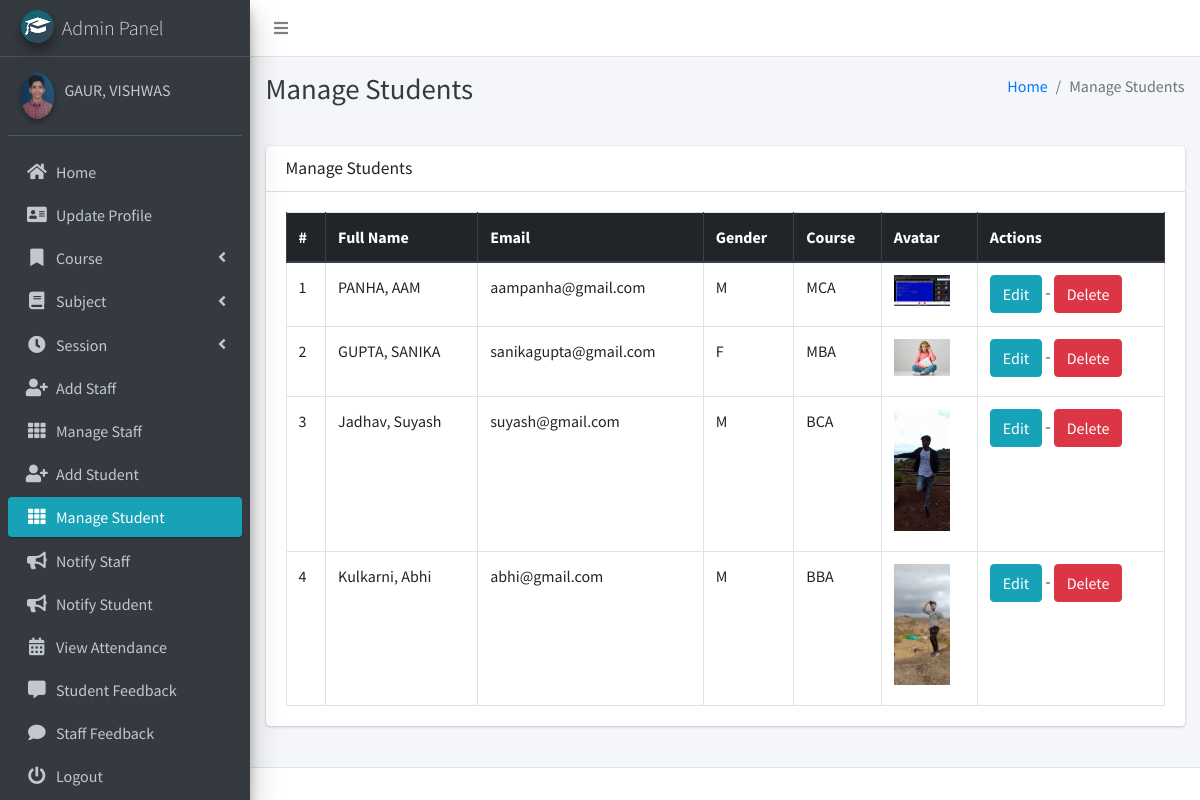
Page /student/manage/ (signed in) on the committed database.
### main_app/models.py (models this page shows, shortened)
class CustomUser(AbstractUser):
    USER_TYPE = ((1, "HOD"), (2, "Staff"), (3, "Student"))
    GENDER = [("M", "Male"), ("F", "Female")]
    username = None  # Removed username, using email instead
    email = models.EmailField(unique=True)
    user_type = models.CharField(default=1, choices=USER_TYPE, max_length=1)
    gender = models.CharField(max_length=1, choices=GENDER)
    profile_pic = models.ImageField()
    address = models.TextField()
    fcm_token = models.TextField(default="")  # For firebase notifications
    created_at = models.DateTimeField(auto_now_add=True)
    updated_at = models.DateTimeField(auto_now=True)
    USERNAME_FIELD = "email"
    REQUIRED_FIELDS = []
    objects = CustomUserManager()
    def __str__(self):
        return self.last_name + ", " + self.first_name

class Student(models.Model):
    admin = models.OneToOneField(CustomUser, on_delete=models.CASCADE)
    course = models.ForeignKey(Course, on_delete=models.DO_NOTHING, null=True, blank=False)
    session = models.ForeignKey(Session, on_delete=models.DO_NOTHING, null=True)

class Course(models.Model):
    name = models.CharField(max_length=120)
    created_at = models.DateTimeField(auto_now_add=True)
    updated_at = models.DateTimeField(auto_now=True)

### main_app/hod_views.py (the view)
# urls.py: path("student/manage/", hod_views.manage_student, name='manage_student'),
def manage_student(request):
    students = CustomUser.objects.filter(user_type=3)
    context = {
        'students': students,
        'page_title': 'Manage Students'
    }
    return render(request, "hod_template/manage_student.html", context)

### main_app/templates/hod_template/manage_student.html
{% extends 'main_app/base.html' %}
{% load static %}
{% block page_title %}{{page_title}}{% endblock page_title %}
{% block content %}
<section class="content">
    <div class="container-fluid">
        <div class="row">
            <div class="col-md-12">
                <div class="card">
                    <div class="card-header">
                        <h3 class="card-title">{{page_title}}</h3>
                    </div>
                    <div class="card-body">
                        <table id="example2" class="table table-bordered table-hover">
                            <thead class="thead-dark">
                                <tr>
                                    <th>#</th>
                                    <th>Full Name</th>
                                    <th>Email</th>
                                    <th>Gender</th>
                                    <th>Course</th>
                                    <th>Avatar</th>
                                    <th>Actions</th>
                                </tr>
                            </thead>
                            <tbody>
                                {% for student in students %}
                                <tr>
                                    <td>{{ forloop.counter }}</td>
                                    <td>{{student.last_name}}, {{student.first_name}}</td>
                                    <td>{{student.email}}</td>
                                    <td>{{student.gender}}</td>
                                    <td>{{student.student.course.name}}</td>
                                    <td>
                                        {% if student.profile_pic == ""  %}
                                        No Image
                                        {% else %}
                                        <img class="img img-fluid mb-2" height="56" width="56"
                                            src="{{student.profile_pic}}" alt="">
                                        {% endif %}
                                    </td>
                                    <td><a href="{% url 'edit_student' student.student.id %}" class="btn btn-info">Edit</a> -
                                        <a href="{% url 'delete_student' student.student.id %}" class="btn btn-danger" onclick="return confirm('Are you sure about this ?')">Delete</a>
                                    </td>
                                </tr>
                                {% endfor %}
                            </tbody>
                        </table>
                    </div>
                </div>
            </div>
        </div>
    </div>
</section>
{% endblock content %}

### main_app/templates/main_app/sidebar_template.html (shortened to what this page needs)
{% load static %}
<aside class="main-sidebar sidebar-dark-info elevation-4">
    {% if request.user.user_type == '1' %}
    <a href="{% url 'admin_home' %}" class="brand-link">
        <img src="{% static 'dist/img/cmsl.png' %} " alt="AdminLTE Logo"
            class="brand-image img-circle elevation-3" >
        <span class="brand-text font-weight-light">Admin Panel</span>
    </a>
    <div class="sidebar">
        <div class="user-panel mt-3 pb-3 mb-3 d-flex">
            <div class="image">
                <img src="{{ request.user.profile_pic}}" class="img-circle elevation-2" alt="User Image">
            </div>
            <div class="info">
                <a href="#" class="d-block">{{user}}</a>
            </div>
        </div>
        <nav class="mt-2">
            <ul class="nav nav-pills nav-sidebar flex-column" data-widget="treeview" role="menu" data-accordion="false">
                <li class="nav-item">
                    {% url 'admin_home' as admin_home %}
                    <a href="{{admin_home}}" class="nav-link {% if admin_home == request.path %} active {% endif %}">
                        <i class="nav-icon fas fa-home"></i>
                        <p>
                            Home
                        </p>
                    </a>
                </li>
                <li class="nav-item">
                    {% url 'admin_view_profile' as admin_view_profile %}
                    <a href="{{admin_view_profile}}"
                        class="nav-link {% if admin_view_profile == request.path %} active {% endif %}">
                        <i class="nav-icon fas fa-address-card"></i>
                        <p>
                            Update Profile
                        </p>
                    </a>
                </li>
                <li class="nav-item has-treeview">
                    <a href="#" class="nav-link">
                        <i class="nav-icon fas fa-bookmark"></i>
                        <p>
                            Course
                            <i class="fas fa-angle-left right"></i>
                        </p>
                    </a>
                </li>
                <li class="nav-item has-treeview">
                    <a href="#" class="nav-link">
                        <i class="nav-icon fas fa-book"></i>
                        <p>
                            Subject
                            <i class="fas fa-angle-left right"></i>
                        </p>
                    </a>
                </li>
                <li class="nav-item has-treeview">
                    <a href="#" class="nav-link">
                        <i class="nav-icon fas fa-clock"></i>
                        <p>
                            Session
                            <i class="fas fa-angle-left right"></i>
                        </p>
                    </a>
                </li>
                <li class="nav-item">
                    {% url 'add_staff' as add_staff %}
                    <a href="{{add_staff}}" class="nav-link {% if add_staff == request.path %} active {% endif %}">
                        <i class="nav-icon fas fa-user-plus"></i>
                        <p>
                            Add Staff
                        </p>
                    </a>
                </li>
                <li class="nav-item">
                    {% url 'manage_staff' as manage_staff %}
                    {% url 'edit_staff' staff_id as edit_staff %}
                    <a href="{{manage_staff}}"
                        class="nav-link {% if manage_staff == request.path or request.path == edit_staff %} active {% endif %}">
                        <i class="nav-icon fas fa-th"></i>
                        <p>
                            Manage Staff
                        </p>
                    </a>
                </li>
                <li class="nav-item">
                    {% url 'add_student' as add_student%}
                    <a href="{{add_student}}" class="nav-link  {% if add_student == request.path %} active {% endif %}">
                        <i class="nav-icon fas fa-user-plus"></i>
                        <p>
                            Add Student
                        </p>
                    </a>
                </li>
                <li class="nav-item">
                    {% url 'manage_student' as manage_student %}
                    {% url 'edit_student' student_id as edit_student %}
                    <a href="{{manage_student}}"
                        class="nav-link  {% if edit_student == request.path or manage_student == request.path %} active {% endif %}">
                        <i class="nav-icon fas fa-th"></i>
                        <p>
                            Manage Student
                        </p>
                    </a>
                </li>
                <li class="nav-item">
                    {% url 'admin_notify_staff' as admin_notify_staff %}
                    <a href="{{admin_notify_staff}}"
                        class="nav-link {% if admin_notify_staff == request.path %} active {% endif %}">
                        <i class="nav-icon fas fa-bullhorn"></i>
                        <p>
                            Notify Staff
                        </p>
                    </a>
                </li>
                <li class="nav-item">
                    {% url 'admin_notify_student' as admin_notify_student %}
                    <a href="{{admin_notify_student}}"
                        class="nav-link {% if admin_notify_student == request.path %} active {% endif %}">
                        <i class="nav-icon fas fa-bullhorn"></i>
                        <p>
                            Notify Student
                        </p>
                    </a>
                </li>
                <li class="nav-item">
                    {% url 'admin_view_attendance' as admin_view_attendance %}
                <li class="nav-item">
                    <a href="{{admin_view_attendance}}"
                        class="nav-link  {% if admin_view_attendance == request.path %} active {% endif %}">
                        <i class="nav-icon fas fa-calendar-alt"></i>
                        <p>
                            View Attendance
                        </p>
                    </a>
                </li>
                <li class="nav-item">
                    {% url 'student_feedback_message' as student_feedback_message %}
                    <a href="{{ student_feedback_message }}"
                        class="nav-link  {% if student_feedback_message == request.path %} active {% endif %}">
                        <i class="nav-icon fas fa-comment-alt"></i>
                        <p>
                            Student Feedback
                        </p>
                    </a>
                </li>
                <li class="nav-item">
                    {% url 'staff_feedback_message' as staff_feedback_message %}
                    <a href="{{staff_feedback_message}}"
                        class="nav-link   {% if staff_feedback_message == request.path %} active {% endif %}">
                        <i class="nav-icon fas fa-comment"></i>
                        <p>
                            Staff Feedback
                        </p>
                    </a>
                </li>
                                        {% endif %}
                                        <li class="nav-item">
                                            <a href="{% url 'user_logout' %}"
                                                onclick="return confirm('Your session would be terminated.\n\nProceed?')"
                                                class="nav-link">
                                                <i class="nav-icon fas fa-power-off"></i>
                                                <p>
                                                    Logout
                                                </p>
                                            </a>
                                        </li>
                                    </ul>
                                </nav>
                            </div>
</aside>

### rows in the picture
CustomUser: last_name+first_name "GAUR, VISHWAS"
CustomUser: last_name "PANHA", first_name "AAM", email "aampanha@gmail.com", gender "M", student.course.name "MCA", shows a picture
CustomUser: last_name "GUPTA", first_name "SANIKA", email "sanikagupta@gmail.com", gender "F", student.course.name "MBA", profile_pic (picture)
CustomUser: last_name "Jadhav", first_name "Suyash", email "suyash@gmail.com", gender "M", student.course.name "BCA", profile_pic (picture)
CustomUser: last_name "Kulkarni", first_name "Abhi", email "abhi@gmail.com", gender "M", student.course.name "BBA", profile_pic (picture)

### other values in the picture
{{ page_title }} "Manage Students"
